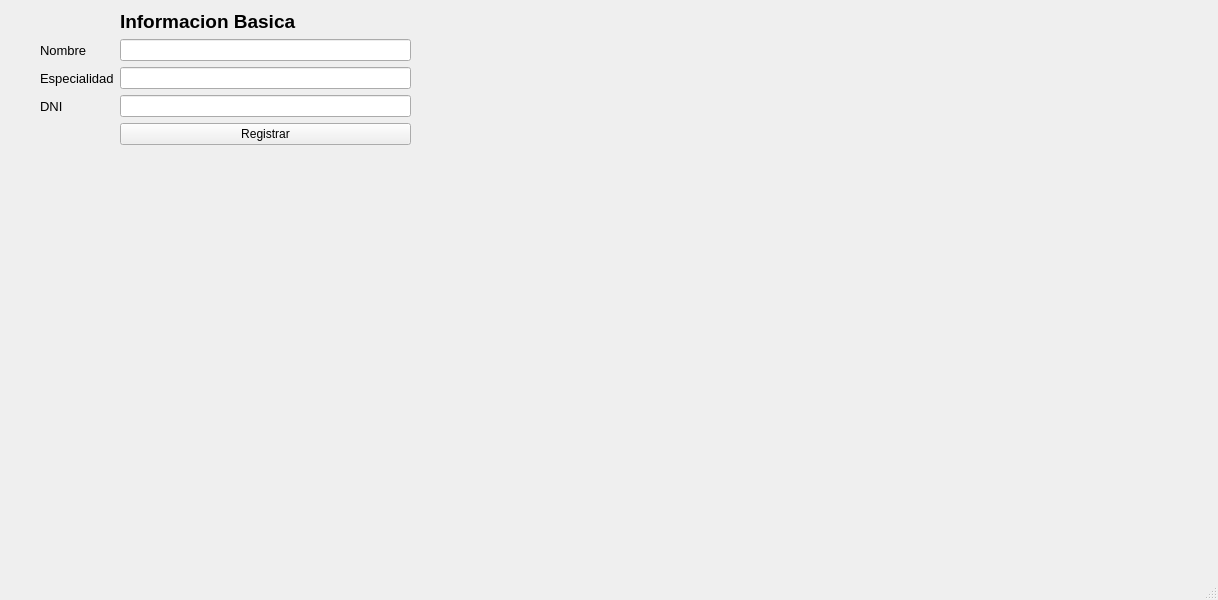
<?xml version="1.0" encoding="UTF-8"?>
<ui version="4.0">
 <class>InfoMedico</class>
 <widget class="QMainWindow" name="InfoMedico">
  <property name="geometry">
   <rect>
    <x>0</x>
    <y>0</y>
    <width>1218</width>
    <height>600</height>
   </rect>
  </property>
  <property name="windowTitle">
   <string>MainWindow</string>
  </property>
  <widget class="QWidget" name="centralwidget">
   <widget class="QWidget" name="">
    <property name="geometry">
     <rect>
      <x>40</x>
      <y>10</y>
      <width>371</width>
      <height>141</height>
     </rect>
    </property>
    <layout class="QFormLayout" name="formLayout">
     <item row="0" column="1">
      <widget class="QLabel" name="label_4">
       <property name="font">
        <font>
         <pointsize>14</pointsize>
         <weight>75</weight>
         <bold>true</bold>
        </font>
       </property>
       <property name="text">
        <string>Informacion Basica</string>
       </property>
      </widget>
     </item>
     <item row="1" column="0">
      <widget class="QLabel" name="label">
       <property name="font">
        <font>
         <pointsize>10</pointsize>
        </font>
       </property>
       <property name="text">
        <string>Nombre</string>
       </property>
      </widget>
     </item>
     <item row="1" column="1">
      <widget class="QLineEdit" name="Nombre"/>
     </item>
     <item row="2" column="0">
      <widget class="QLabel" name="label_2">
       <property name="font">
        <font>
         <pointsize>10</pointsize>
        </font>
       </property>
       <property name="text">
        <string>Especialidad</string>
       </property>
      </widget>
     </item>
     <item row="2" column="1">
      <widget class="QLineEdit" name="Especialidad"/>
     </item>
     <item row="3" column="0">
      <widget class="QLabel" name="label_3">
       <property name="font">
        <font>
         <pointsize>10</pointsize>
        </font>
       </property>
       <property name="text">
        <string>DNI</string>
       </property>
      </widget>
     </item>
     <item row="3" column="1">
      <widget class="QLineEdit" name="Dni"/>
     </item>
     <item row="4" column="1">
      <widget class="QPushButton" name="Registrar">
       <property name="text">
        <string>Registrar</string>
       </property>
      </widget>
     </item>
    </layout>
   </widget>
  </widget>
  <widget class="QMenuBar" name="menubar">
   <property name="geometry">
    <rect>
     <x>0</x>
     <y>0</y>
     <width>1218</width>
     <height>21</height>
    </rect>
   </property>
  </widget>
  <widget class="QStatusBar" name="statusbar"/>
 </widget>
 <resources/>
 <connections/>
</ui>
